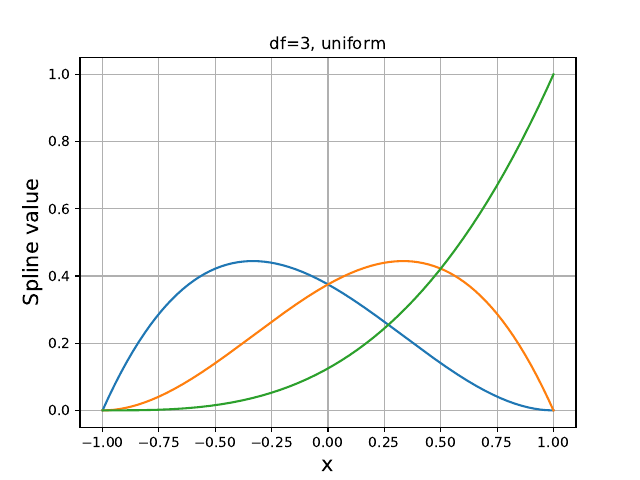

Here is the Python script that generated this plot:
# Construct graphs of various spline basis sets.

import numpy as np
import statsmodels.api as sm
import pandas as pd
import matplotlib.pyplot as plt
from matplotlib.backends.backend_pdf import PdfPages
from scipy.stats.distributions import norm

n = 1000

pdf = PdfPages("splines.pdf")

def plot(fml, x, title):
    x.sort()
    y = np.random.normal(size=n) # Needed, but not used
    df = pd.DataFrame({"x": x, "y": y})
    m = sm.OLS.from_formula("y ~ 0 + " + fml, data=df)
    xm = m.exog

    # Check that the anolamlous looking final basis function
    # has a partner (via reflection) that is already in the span
    # of the other variables.
    u, _, _ = np.linalg.svd(xm, 0)
    z = xm[:, -1]
    v = z - np.dot(u, np.dot(u.T, z))
    assert(np.max(np.abs(v)) < 1e-10)

    plt.clf()
    plt.grid(True)
    for j in range(xm.shape[1]):
        plt.plot(x, xm[:, j], '-')
    plt.xlabel("x", size=15)
    plt.ylabel("Spline value", size=15)
    plt.title(title)
    pdf.savefig()

x = np.linspace(-1, 1, n)
for k in range(3, 11):
    fml = "bs(x, %d)" % k
    title = "df=%d, uniform" % k
    plot(fml, x, title)

p = np.linspace(0.001, 0.999, n)
x = -np.log(1 - p)
for k in range(3, 11):
    fml = "bs(x, %d)" % k
    title = "df=%d, exponential" % k
    plot(fml, x, title)

x = norm.ppf(p)
for k in range(3, 11):
    fml = "bs(x, %d)" % k
    title = "df=%d, Gaussian" % k
    plot(fml, x, title)

pdf.close()
